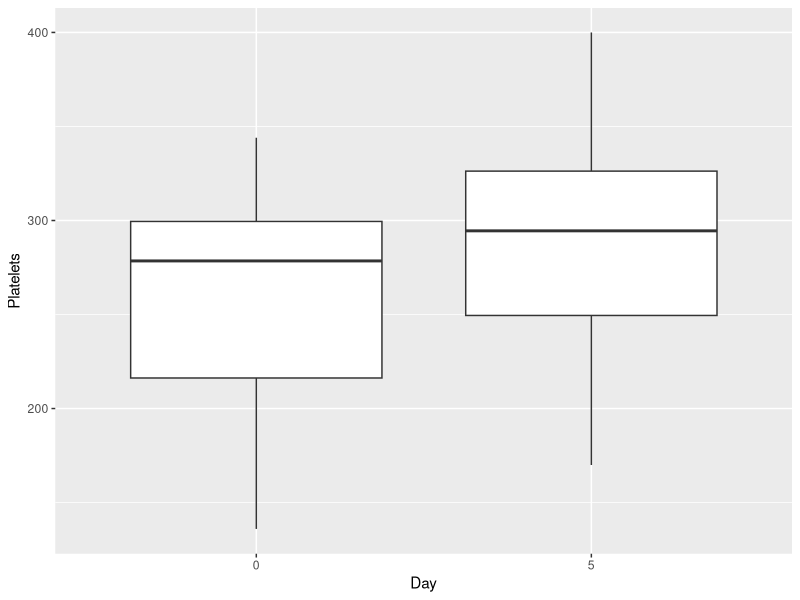
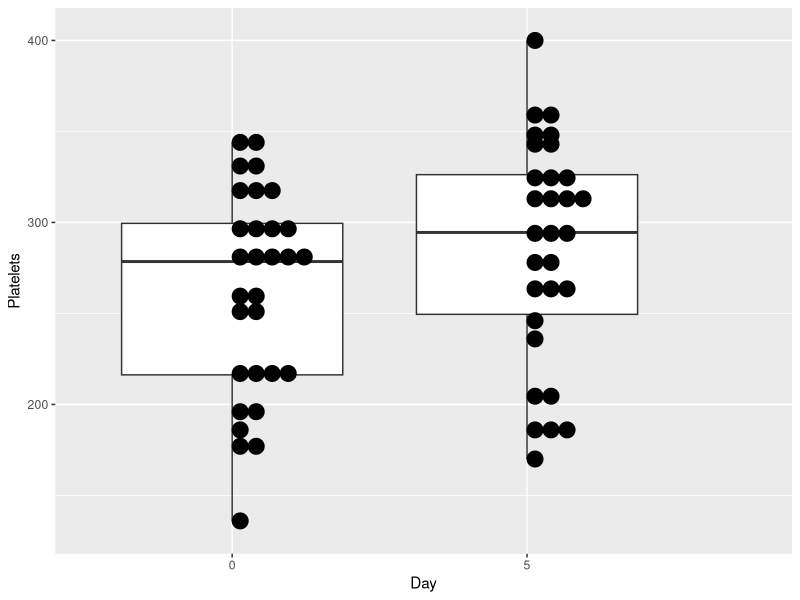
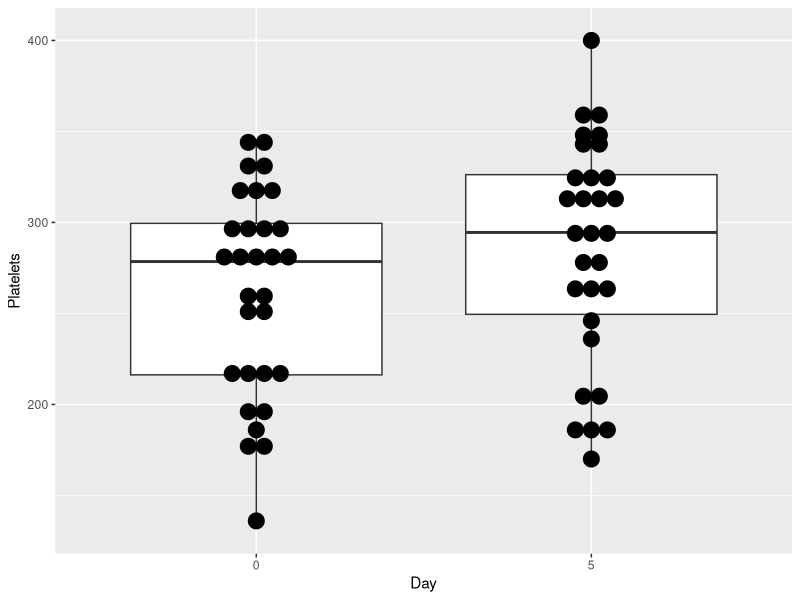
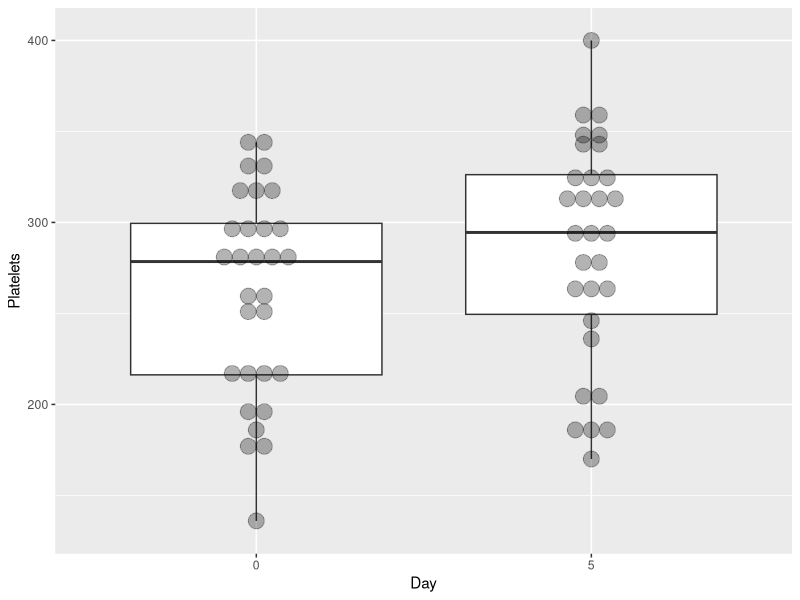

Reproduce these figures in R, in order. (Note: this script raises an error after producing the figures.)
library(readr)
library(tidyverse)

q1 <- read_csv("data/q0l.csv")
View(q1)


q1$Day <- as.factor(q1$Day)

# Boxplot
 
p <- ggplot(data = q1, aes(x = Day, y = Platelets))
p + geom_boxplot()

p + geom_boxplot() + 
  geom_dotplot(binaxis = 'y')

p + geom_boxplot() + 
  geom_dotplot(binaxis = 'y',stackdir = 'center')

p + geom_boxplot() + 
  geom_dotplot(binaxis = 'y',stackdir = 'center', alpha = 0.3)

# Scatterplot

p2 <- ggplot(data = q0data, aes(x = plt_d0, y = plt_d5))
p2 + geom_point()


